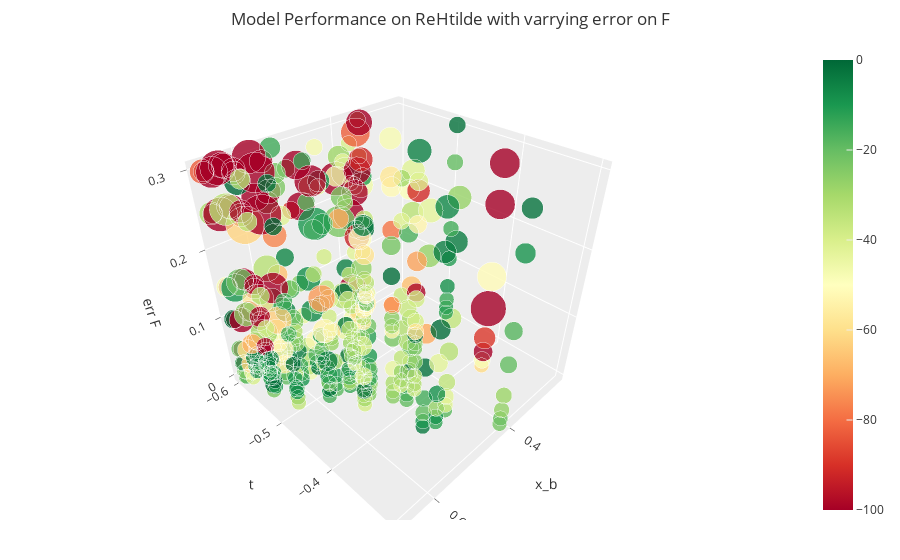

Source (notebook cell):
### Code cell
plotInteractive(50, 'ReHtilde')

### Figure 1 — Plotly figure (JSON) as saved in the notebook; plotly's stock layout.template omitted (floating-point values rounded to 4 significant figures; data arrays with more than 128 entries replaced by an {"elided": "..."} marker saying what was removed)
{"data": [{"hovertemplate": "QQ: %{x:.2f}<br>t: %{y:.2f}<br>xb: %{z:.2f}", "marker": {"cmax": 0, "cmin": -100, "color": {"elided": "400 float values"}, "colorscale": [[0, "rgb(165,0,38)"], [0.1, "rgb(215,48,39)"], [0.2, "rgb(244,109,67)"], [0.3, "rgb(253,174,97)"], [0.4, "rgb(254,224,139)"], [0.5, "rgb(255,255,191)"], [0.6, "rgb(217,239,139)"], [0.7, "rgb(166,217,106)"], [0.8, "rgb(102,189,99)"], [0.9, "rgb(26,152,80)"], [1, "rgb(0,104,55)"]], "opacity": 0.8, "showscale": true, "size": {"elided": "400 float values"}}, "mode": "markers", "type": "scatter3d", "x": {"elided": "400 float values"}, "y": {"elided": "400 float values"}, "z": {"elided": "400 float values"}}], "layout": {"margin": {"b": 40, "l": 0, "r": 0, "t": 50}, "scene": {"aspectmode": "cube", "xaxis": {"title": {"text": "x_b"}}, "yaxis": {"title": {"text": "t"}}, "zaxis": {"title": {"text": "err F"}}}, "title": {"text": "Model Performance on ReHtilde with varrying error on F"}}}
